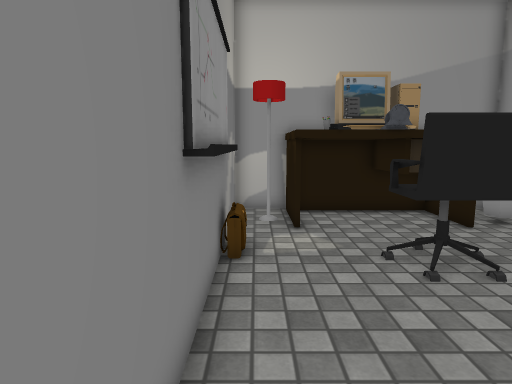
view 1 (above)

12 first-person views from a walk through a Unity game level. The camera is 1.3 m above the floor, tilts 8° down and sees 75° across. The floor is counted in squares, 0.5 m on a side. Each view is taken from the middle of a square. On the plan, view 1 faces up. The plan holds only what a view shows up to about 20 squares ahead; the rest is blank. The place goes on beyond the plan. The player is left out. Some surface patterns are stand-ins.

view 2
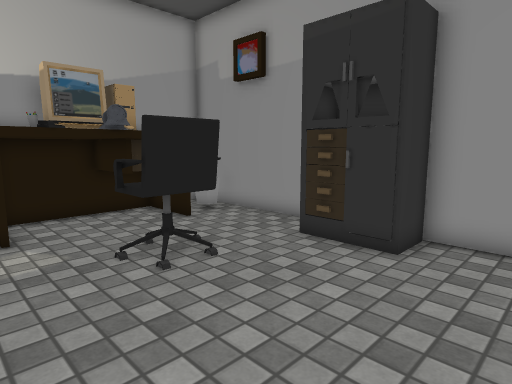

view 3
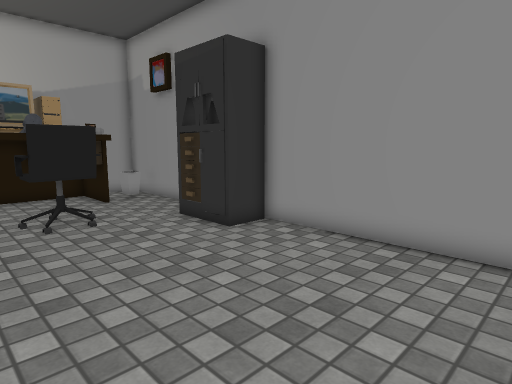

view 4
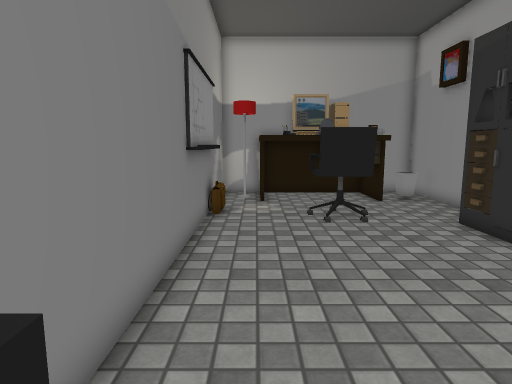

view 5
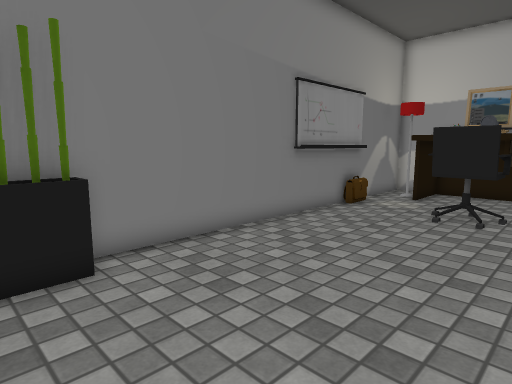

view 6
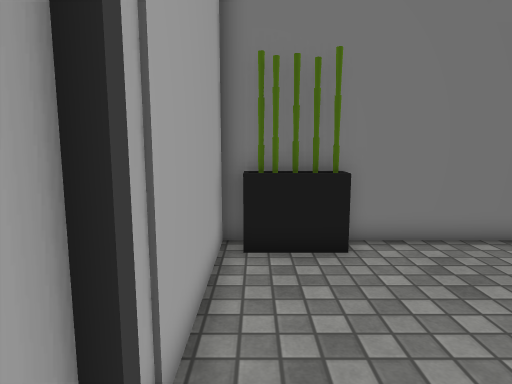

view 7
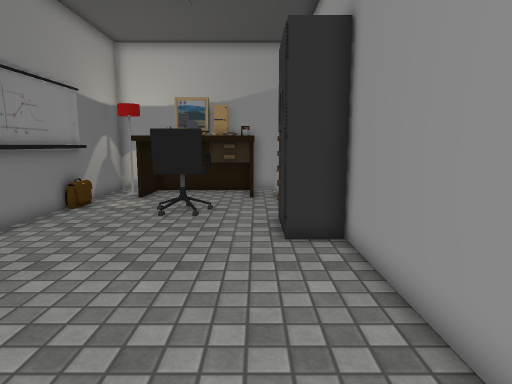

view 8
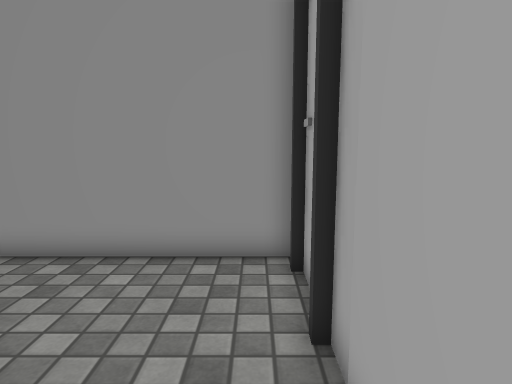

view 9
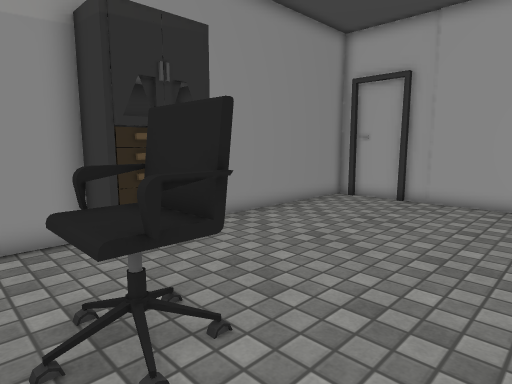

view 10
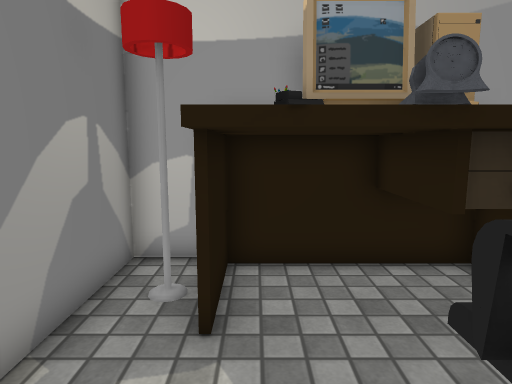

view 11
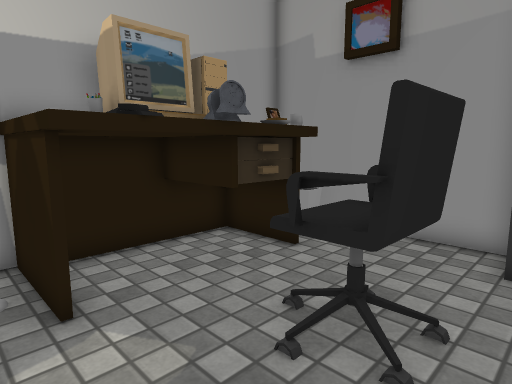

view 12
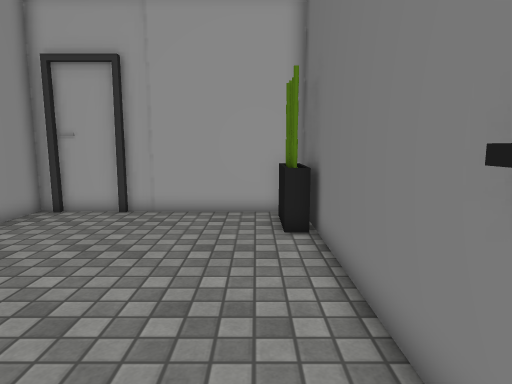

### Floor plan
Points are (right, up) in squares from view 1. A wall is a line through its corners. A room is listed if a view was taken in it or the views show most of it. See-through windows are left out.
Room 1 (views 1, 2, 3, 4, 5, 6, 7, 8, 9, 10, 11, 12)
walls: (9.5, 5.9) (9.5, 13.5) (5.6, 13.5); (-0.5, 8.9) (-0.5, 3.9); (6.2, -6.9) (8.8, -6.9); (1.4, 13.5) (-0.8, 13.5) (-0.8, -6.9) (6.1, -6.9); (9.5, -6.9) (9.5, 3.2)
low walls: (-0.6, -3.8) (0.2, -3.8) (0.2, -6.4); (-0.5, -3.9) (-0.5, -5.5)
objects: other object (0, 12); other object (1, 10) to (7, 13); other object (2, 10) to (3, 10); other object (3, 6) to (5, 8); other object (4, 10); other object (6, 10) to (7, 10); other object (8, 4) to (9, 5); other object (8, 11) to (9, 12)
Room 2 (no view inside)
walls: (5.6, 13.5) (1.4, 13.5)
objects: other object (3, 12) to (4, 13)

Where each view was taken, in squares from view 1:
view 1: 0 up, 0 right, facing up
view 2: 0 up, 0 right, facing up-right
view 3: 5 down, 1 right, facing up-right
view 4: 5 down, 1 right, facing up
view 5: 6 down, 7 right, facing up-left
view 6: 6 down, 8 right, facing left
view 7: 6 down, 7 right, facing up
view 8: 6 down, 2 right, facing right
view 9: 9 up, 0 right, facing down-right
view 10: 6 up, 2 right, facing up
view 11: 5 up, 0 right, facing up-right
view 12: 6 up, 1 right, facing down
